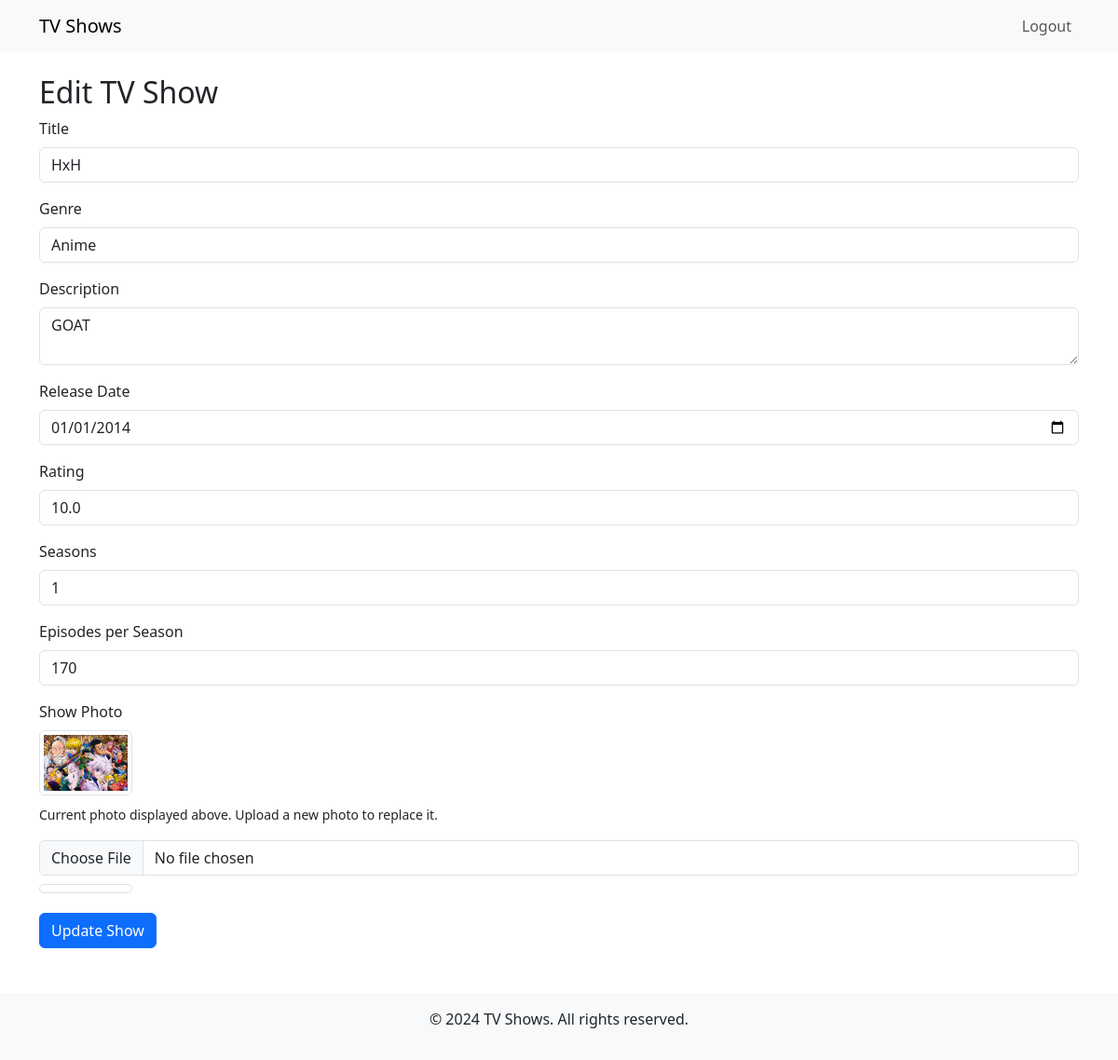
/show/update/3/ (signed in), run on the app's committed database.
### tvshows/models.py (models this page shows, shortened)
class TVShow(models.Model):
    title = models.CharField(max_length=200)
    genre = models.CharField(max_length=100)
    description = models.TextField()
    release_date = models.DateField()
    rating = models.DecimalField(max_digits=3, decimal_places=1)
    photo = models.ImageField(upload_to='tv_shows/', null=True, blank=True) # For uploading images
    seasons = models.PositiveIntegerField(default=1)  # Number of seasons
    episodes_per_season = models.PositiveIntegerField(default=1)  # Episodes per season

### tvshows/views.py (the view, shortened to what this page needs)
# urls.py: path('show/update/<int:show_id>/', views.update_show, name='update_show'),
@login_required
def update_show(request, show_id):
    show = TVShow.objects.get(id=show_id)
    return render(request, 'update_show.html', {'show': show})

### templates/update_show.html (shortened to what this page needs)
{% extends 'base.html' %}
{% block content %}
<h2>Edit TV Show</h2>
<form method="post" enctype="multipart/form-data">
    <div class="mb-3">
        <label for="title" class="form-label">Title</label>
        <input type="text" name="title" class="form-control" id="title" value="{{ show.title }}">
    </div>
    <div class="mb-3">
        <label for="genre" class="form-label">Genre</label>
        <input type="text" name="genre" class="form-control" id="genre" value="{{ show.genre }}">
    </div>
    <div class="mb-3">
        <label for="description" class="form-label">Description</label>
        <textarea name="description" class="form-control" id="description">{{ show.description }}</textarea>
    </div>
    <div class="mb-3">
        <label for="release_date" class="form-label">Release Date</label>
        <input type="date" name="release_date" class="form-control" id="release_date" value="{{ show.release_date|date:'Y-m-d' }}">
    </div>
    <div class="mb-3">
        <label for="rating" class="form-label">Rating</label>
        <input type="number" name="rating" class="form-control" id="rating" value="{{ show.rating }}" min="0" max="10" step="0.1">
    </div>
    <div class="mb-3">
        <label for="seasons" class="form-label">Seasons</label>
        <input type="number" name="seasons" class="form-control" id="seasons" value="{{ show.seasons }}">
    </div>
    <div class="mb-3">
        <label for="episodes_per_season" class="form-label">Episodes per Season</label>
        <input type="number" name="episodes_per_season" class="form-control" id="episodes_per_season" value="{{ show.episodes_per_season }}">
    </div>
    <div class="mb-3">
        <label for="photo" class="form-label">Show Photo</label>
        {% if show.photo %}
            <div class="mb-2">
                <img src="{{ show.photo.url }}" alt="Current Photo" class="img-thumbnail" style="width: 100px;">
            </div>
            <p><small>Current photo displayed above. Upload a new photo to replace it.</small></p>
        {% endif %}
        <input type="file" name="photo" class="form-control" id="photo">
    </div>
    <button type="submit" class="btn btn-primary">Update Show</button>
</form>
{% endblock %}

### data on the page
TVShow: title "HxH", genre "Anime", description "GOAT", release_date "01/01/2014", rating "10.0", seasons "1", episodes_per_season "170", photo (picture)
